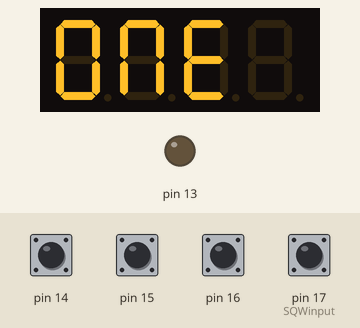
This program was run on a simulated Arduino Uno, built with avr-gcc and run on an emulated ATmega328P. Parts: 4-digit seven-segment display, output pins drawn as LEDs (lit = HIGH). The test bench sets the inputs (shaded band); at power-on: pin 14–16, pin 17 (SQWinput) HIGH. What the program prints to the serial monitor is not drawn.

Above: at 1.2 s.
1.3 s: pin 15 pulled LOW for 0.15 s
At 2.4 s:
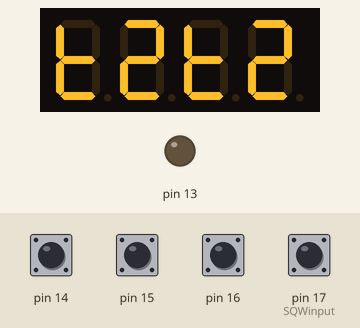
2.9 s: pin 15 pulled LOW for 1 s
At 3.6 s:
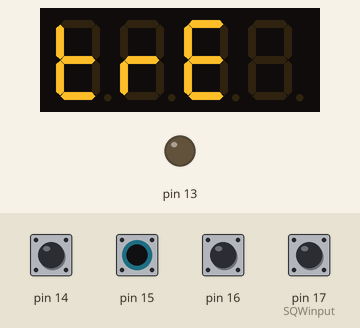
5.4 s: pin 15 pulled LOW for 0.15 s
At 6.6 s:
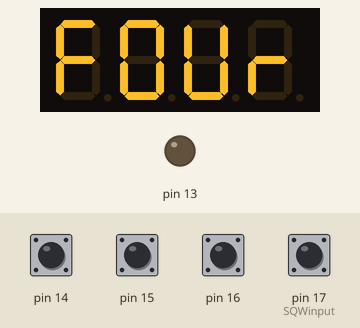
7.0 s: pin 17 (SQWinput) pulled LOW for 0.15 s
At 8.0 s:
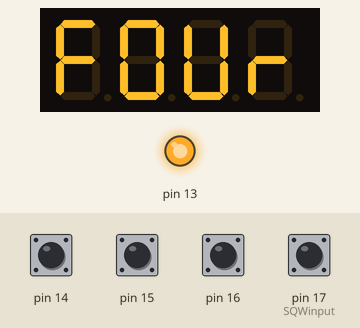
8.6 s: pin 17 (SQWinput) pulled LOW for 3.2 s
At 9.7 s:
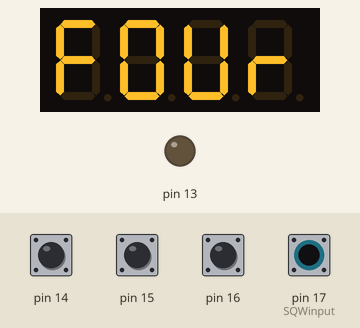
13.3 s: pin 15 pulsed LOW 5 times (0.12 s each, 0.3 s apart)
At 13.8 s:
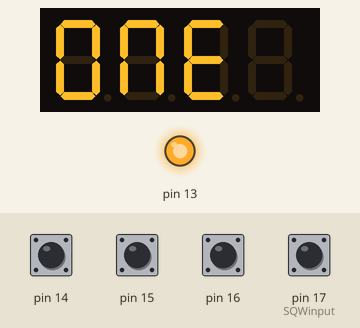
Timing chart, 0 to 16.3 s (numbered marks = the images above; inputs shaded):
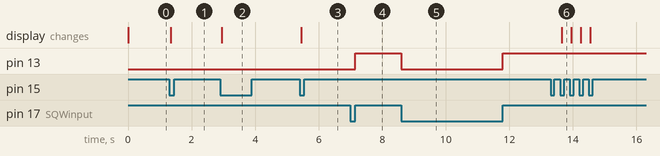

Measured:
- after the input at 1.3 s, the display: changes after 0.05 s (image 1)
- after the input at 2.9 s, the display: changes after 0.05 s (image 2)
- after the input at 5.4 s, the display: changes after 0.05 s (image 3)
- after the input at 7.0 s, pin 13: LOW → HIGH after 0.15 s
- after the input at 8.6 s, pin 13: HIGH → LOW at once, → HIGH 3.2 s later
- after the input at 13.3 s, the display: changes after 0.35 s (image 6)

The program:

main.cpp
```cpp
/*******************************************************************
    BenderClockMini.cpp
    Brett Martin
    2/16/2022

    Implementation and state logic for Bender clock
    Interupt from RTC fires every 1 second triggering the clock to
    ask the RTC for the current time and update the display
    Menu button controls the state and +/- buttons control settings in various states
********************************************************************/
#include <Arduino.h>
#include "BenderClock.h"
#include "StateMachine.h"

/************************************************************
  Clock and interupts
************************************************************/

BenderClock *clock;       // Bender clock Object that will perform all of the clock functions

bool blinkColon = false;  // todo: move this into the clock object

const byte SQWinput = 17; // Arduino pin listining for sqw signal from RTC

volatile int EDGE;        // A variable to store when a falling 1Hz clock edge has occured on the SQW pin of the DS3231.
                          // It's recommended to make a variable volatile if it is to be shared with an Interrupt Service Routine (ISR)

//Interrupt Service Routine - This routine is performed when a falling edge on the 1Hz SQW clock from the RTC is detected
ISR(PCINT1_vect)
{
    EDGE = 0;
}

BenderSetting::bSetting currentSetting;

/************************************************************
  State Machine methods
************************************************************/
StateMachine machine = StateMachine();

void StateStart();
void StateShowTime();
void StateSettting1();
void StateSettting2();
void StateSettting3();
void StateSettting4();

bool transitionStartShowTime();
bool transitionShowTimeSetting1();
bool transitionSetting1Setting2();
bool transitionSetting2Setting3();
bool transitionSetting3Setting4();
bool transitionSetting4ShowTime();

State* sStart = machine.addState(&StateStart);
State* sShowTime = machine.addState(&StateShowTime);
State* sSetting1 = machine.addState(&StateSettting1);
State* sSetting2 = machine.addState(&StateSettting2);
State* sSetting3 = machine.addState(&StateSettting3);
State* sSetting4 = machine.addState(&StateSettting4);

// Display Settings/config
String daysOfTheWeek[7] = {"Sun", "Mon", "Tue", "Wed", "THu", "FRi", "SAt"};

String months[12] = {"Jan", "Feb", "Mar", "Apr", "May", "Jun", "Jul", "Aug", "SeP", "Oct", "Nov", "DEC"};

int daysInMonth[12] = {31,28,31,31,31,31,31,31,31,31,31,31};

int minBrightness = 1;

int maxBrightness = 15;

/************************************************************
  Setup
************************************************************/
void setup() {
  Serial.begin(57600);

  pinMode(SQWinput, INPUT_PULLUP);

  PCMSK1 |= bit (PCINT11); // want pin 17/adc3 // This is a bitmask for pin 17...
  PCIFR |= bit (PCIF2); // clear any outstanding interrupts
  PCICR |= bit (PCIE1); // enable pin change interrupts for D8 to D13

  attachInterrupt(digitalPinToInterrupt(SQWinput), PCINT11, FALLING);

  EDGE = 1; //Initialize EDGE equal to 1. The Interrupt Service Routine will make EDGE equal to zero when triggered by a falling clock edge on SQW

  clock = new BenderClock(0x70,15,14,16,13);     // Setup clock with display address and button pins
                                                  // Add all transitions to each state
  sStart->addTransition(&transitionStartShowTime,sShowTime);
  sShowTime->addTransition(&transitionShowTimeSetting1,sSetting1);
  sSetting1->addTransition(&transitionSetting1Setting2,sSetting2);
  sSetting2->addTransition(&transitionSetting2Setting3,sSetting3);
  sSetting3->addTransition(&transitionSetting3Setting4,sSetting4);
  sSetting4->addTransition(&transitionSetting4ShowTime,sShowTime);

  // clock->setBrightness(clock->readSetting(BenderSetting::sBrightness).sValue);
  clock->setBrightness(2);
}

/************************************************************
  Main program Loop
************************************************************/
void loop() {
  machine.run(); // Run the current state continually until we move to a new state etc

  // Blink antenna every second unless we are showing the time, then that state will handle the blink
  if (EDGE == 0 && machine.currentState != sShowTime->index) {
    clock->antennaOn(blinkColon);
    blinkColon = !blinkColon;
    EDGE = 1;
  }
}

/************************************************************
  State functions
************************************************************/

void StateStart(){
  // Do nothing but go to next state for now.
}

// Show the time on the clock and update it once per second, respecting the blinking colon
void StateShowTime() {
  if (EDGE == 0) {
    clock->showClock(blinkColon);
    clock->antennaOn(blinkColon);
    blinkColon = !blinkColon;
    EDGE = 1;
  }
}

// Brightness setting
void StateSettting1() {
  if(machine.executeOnce){
    clock->showText("ONE");
  }
  // if(machine.executeOnce){
  //   currentSetting = clock->readSetting(BenderSetting::sBrightness);
  //   clock->showText(currentSetting.sPrintName);
  // }

  // if ( clock->buttonPushed(clock->up)) {
  //   if( (currentSetting.sValue + 1) <= maxBrightness ) {
  //     currentSetting.sValue = currentSetting.sValue + 1;
  //     clock->setBrightness(currentSetting.sValue);
  //   }
  // }

  // if ( clock->buttonPushed(clock->down)) {
  //   if( (currentSetting.sValue - 1) >= minBrightness ) {
  //     currentSetting.sValue = currentSetting.sValue - 1;
  //     clock->setBrightness(currentSetting.sValue);
  //   }
  // }
}

// Set DST on/off
void StateSettting2() {
  if(machine.executeOnce){
    clock->showText("T2T2");
  }
}

// Set 24hr on/off
void StateSettting3() {
  if(machine.executeOnce){
    clock->showText("TRE");
  }
}

// Set time
void StateSettting4() {

  if(machine.executeOnce){
    clock->showText("FOUR");
  }
}

// Set Blink on/off

// Set Demo mode on/off

// Set Faces off/15/30/60

// Reset all settings? yes/no

/************************************************************
  State transition conditions
************************************************************/

bool transitionStartShowTime() {
  // Do nothing but go to next state for now.
  return true;
}

bool transitionShowTimeSetting1() {
  if (clock->buttonPushed(clock->menu)) {
    return true;
  }

  return false;
}

bool transitionSetting1Setting2() {
  if (clock->buttonPushed(clock->menu)) {
    // Save settings to memory
    return true;
  }

  return false;
}

bool transitionSetting2Setting3() {
  if (clock->buttonPushed(clock->menu)) {
    // Save settings to memory
    return true;
  }

  return false;
}

bool transitionSetting3Setting4() {
  if (clock->buttonPushed(clock->menu)) {
  // Save settings to memory
    return true;
  }

  return false;
}

bool transitionSetting4ShowTime() {
  if (clock->buttonPushed(clock->menu)) {
    // clock->writeSetting(BenderSetting::sBrightness, currentSetting.sValue);
    return true;
  }

  return false;
}
```

Bender7Seg.cpp
```cpp
/*******************************************************************
    Bender7Seg.cpp
    Brett Martin
    2/16/2022

    This class handles displaying images and animations on 4x
    7 segment LED display
********************************************************************/

#include "Bender7Seg.h"

#ifndef _BV
#define _BV(bit) (1 << (bit)) ///< Bit-value if not defined by Arduino
#endif

#ifndef _swap_int16_t
#define _swap_int16_t(a, b)                                                    \
  {                                                                            \
    int16_t t = a;                                                             \
    a = b;                                                                     \
    b = t;                                                                     \
  } ///< 16-bit var swap
#endif


Bender7Seg::Bender7Seg(byte address, uint8_t brightness) {
  _brightness = brightness;
  display.begin(address);
  init();
}

void Bender7Seg::init() {
  display.setBrightness(_brightness);
}

void Bender7Seg::setBrightness(uint8_t value) { // 0-15
  display.setBrightness(value);
}

void Bender7Seg::writeDisplay() {
  display.writeDisplay();
}

void Bender7Seg::clear() {
  display.clear();
}

void Bender7Seg::showNumber(int number) {
  display.print(number, DEC);
  display.drawColon(false);
  display.writeDisplay();
}

void Bender7Seg::showTime(int time, bool colon) {
  display.print(time, DEC);
  display.drawColon(colon);
  display.writeDisplay();
}

void Bender7Seg::showText(const String text) {
  display.println(text);
  display.drawColon(false);
  display.writeDisplay();
}

void Bender7Seg::colonOn(bool state) {
  _blinkColon = state;
  display.drawColon(state);
  // display.writeDisplay();
}
```

Bender7Seg.h
```cpp
/*******************************************************************
    Bender7Seg.h
    Brett Martin
    2/16/2022

    This class handles displaying images and animations on a 4 digit
    7-segment Led display
********************************************************************/

#ifndef Bender7Seg_h
#define Bender7Seg_h

#if (ARDUINO >= 100)
    #include "Arduino.h"
#else
    #include "Wprogram.h"
#endif

#include <Wire.h>
#include <Adafruit_GFX.h>
#include <SPI.h>
#include "Adafruit_LEDBackpack.h" // Generates warning messages, why?
#include "Led.h"


class Bender7Seg {
public:

    Bender7Seg(byte address, uint8_t brightness); // Setup the display

    void init();                                        // Init

    void setBrightness(uint8_t b);                      // Set brightness 0-15

    void writeDisplay();                                // Re-draw the display

    void clear();                                       // Clear the display

    // void showExpression(ExpressionNames name);                              // Show an expression spanning all segments

    void showNumber(int number);                        // Show a 1-4 digit number

    void showText(const String text);

    void colonOn(bool state);                           // Turns on the colon for displaying time

    void showTime(int time, bool colon);

private:

    Adafruit_7segment display= Adafruit_7segment();

    int _hours = 0;
    int _minutes = 0;
    int _seconds = 0;

    bool _blinkColon = false;
    bool _time_24_hour = false;

    uint8_t _brightness = 2;                           // Holds current brightness

};


#endif // Bender7Seg_h
```

BenderClock.cpp
```cpp
/*******************************************************************
    BenderClock.cpp
    Brett Martin
    2/16/2020

    Wrapping class for all BenderClock functions and classes into a single
    BenderClock class.
********************************************************************/

#include "BenderClock.h"


BenderClock::BenderClock(byte displayAddress, int menuButton, int upButton, int downButton, int antenna) {
    init(displayAddress, menuButton, upButton, downButton, antenna);
}

void BenderClock::init(byte displayAddress, int menuButton, int upButton, int downButton, int antenna) {
    _settings = new BenderSetting();
    _buttonMenu = new Button(menuButton);
    _buttonDown = new Button(downButton);
    _buttonUp = new Button(upButton);
    _clock = new BenderTime();
    _display = new Bender7Seg(displayAddress,7);
    _tests = new BenderClockTests();
    _antenna = new Led(antenna);
}

bool BenderClock::buttonPushed(buttons button) {
    switch (button)
    {
    case up:
        return _buttonUp->wasPressed();
        break;
    case menu:
        return _buttonMenu->wasPressed();
        break;
    case down:
        return _buttonDown->wasPressed();
        break;

    default:
        break;
    }
    return false;
}

void BenderClock::antennaOn(byte state) {
    if (state)
         _antenna->on();
    else
         _antenna->off();
}

int BenderClock::getTime() {
    return _clock->getTime();
}

void BenderClock::showClock(bool showColon) {
    int time = _clock->getTime();
    _display->showTime(time, showColon);
}

void BenderClock::showText(String text) {
    _display->showText(text);
}

void BenderClock::showNumber(int number) {
    _display->showNumber(number);
}

void BenderClock::setTime(int year, int month, int day, int hour, int min, int sec) {
    _clock->setTime( year, month, day, hour, min, sec );
}

BenderSetting::bSetting BenderClock::readSetting(BenderSetting::settingName setting) {
    return _settings->readSetting(setting);
}

void BenderClock::writeSetting(BenderSetting::settingName setting, int value) {
    _settings->writeSetting(setting, value);
}

void BenderClock::setBrightness(uint8_t value) {
    _display->setBrightness(value);
}
```

BenderClock.h
```cpp
/*******************************************************************
    BenderClock.h
    Brett Martin
    2/16/2022

    Wrapping class for all Benderclock functions
********************************************************************/

#ifndef BenderClock_h
#define BenderClock_h

#if (ARDUINO >= 100)
    #include "Arduino.h"
#else
    #include "Wprogram.h"
#endif

#include "Led.h"
#include "Button.h"
#include "BenderTime.h"
#include "Bender7Seg.h"
#include "BenderClockTests.h"
#include "BenderSetting.h"

class BenderClock {

private:
    Led *_antenna;              // antenna Led object

    Button *_buttonMenu;        // button input object

    Button *_buttonDown;        // button input object

    Button *_buttonUp;          // button input object

    BenderTime *_clock;         // Clock object

    Bender7Seg *_display;       // Display object

    BenderClockTests *_tests;   // Hardware tests for clock

    BenderSetting *_settings;

public:

    enum buttons {
        menu,
        up,
        down
    } myButtons;

    BenderClock(byte displayAddress, int menuButton, int upButton, int downButton, int antenna);    // Constructor including constructor vars for included classes

    void init(byte displayAddress, int menuButton, int upButton, int downButton, int antenna);      // Init

    bool buttonPushed(buttons button);                                                              // Checks to see if the button was pushed recently

    void antennaOn(byte state);                                                                     // Turn on the antenna

    void showClock(bool showColon);                                                                 // Display the time on the LED screen

    void showText(String text);                                                                     // Display text on the LED screen

    void showNumber(int number);                                                                    // Display a number on the LED screen

    int getTime();                                                                                  // Gets the current time

    void setTime(int year, int month, int day, int hour, int min, int sec);                         // Sets time on RTC

    BenderSetting::bSetting readSetting(BenderSetting::settingName setting);                                                                // Reads settings from EEPROM/SPI flash

    void writeSetting(BenderSetting::settingName setting, int value);   // Saves settings to EEPROM/SPI flash

    void setBrightness(uint8_t value);
};
#endif
```

BenderClockTests.h
```cpp
/*******************************************************************
    BenderClockTests.h
    Brett Martin
    2/16/2022

    Class to run tests against RTC hardware to ensure it functions correctly
********************************************************************/

#ifndef BenderClockTests_h
#define BenderClockTests_h

#if (ARDUINO >= 100)
    #include "Arduino.h"
#else
    #include "Wprogram.h"
#endif

#include <Wire.h>
#include <Adafruit_GFX.h>
#include <SPI.h>
#include "RTClib.h"
#include "Adafruit_LEDBackpack.h"

class BenderClockTests {

private:
    // Button Pins
    const int buttonOne = 15;
    const int buttonTwo = 16;
    const int buttonThree = 17;
    const int led =  13;

    // Button States
    int bStateOne = 0;
    int bStateTwo = 0;
    int bStateThree = 0;

    int LCDBrightness = 0;

    // Set to false to display time in 12 hour format, or true to use 24 hour:
    #define TIME_24_HOUR      false

    // I2C address of the display.  Stick with the default address of 0x70
    // unless you've changed the address jumpers on the back of the display.
    #define DISPLAY_ADDRESS   0x70


    // Create display and DS1307 objects.  These are global variables that
    // can be accessed from both the setup and loop function below.
    Adafruit_7segment clockDisplay = Adafruit_7segment();
    RTC_DS3231 rtc = RTC_DS3231();

    // Keep track of the hours, minutes, seconds displayed by the clock.
    // Start off at 0:00:00 as a signal that the time should be read from
    // the DS1307 to initialize it.
    int hours = 0;
    int minutes = 0;
    int seconds = 0;

    // Remember if the colon was drawn on the display so it can be blinked
    // on and off every second.
    bool blinkColon = false;

    char daysOfTheWeek[7][12] = {"Sunday", "Monday", "Tuesday", "Wednesday", "Thursday", "Friday", "Saturday"};

    bool doOnce = false;

public:

    BenderClockTests();                   // Constructor including constructor vars for included classes

    void init();                // Init

};
#endif
```

Led.cpp
```cpp
/*******************************************************************
    Led.cpp
    Brett Martin
    7/1/2020

    Simple class to turn on or off an LED
********************************************************************/

#include "Led.h"

Led::Led(byte pin) {
    _pin = pin;
    init();
}

void Led::init() {
    pinMode(_pin, OUTPUT);
    off();
}

void Led::on() {
    digitalWrite(_pin, HIGH);
    _state = true;
}

void Led::on(int onTime) {
    on();
    delay(onTime);
    off();
}

void Led::off() {
    digitalWrite(_pin, LOW);
    _state = false;
}

byte Led::getState() {
    return _state;
}
```

Source omitted: BenderClockTests.cpp (7252 bytes), BenderSetting.cpp (2910 bytes), BenderSetting.h (1723 bytes), BenderTime.cpp (1625 bytes), BenderTime.h (1203 bytes), Button.cpp (1394 bytes), Button.h (1230 bytes), Led.h (805 bytes)
